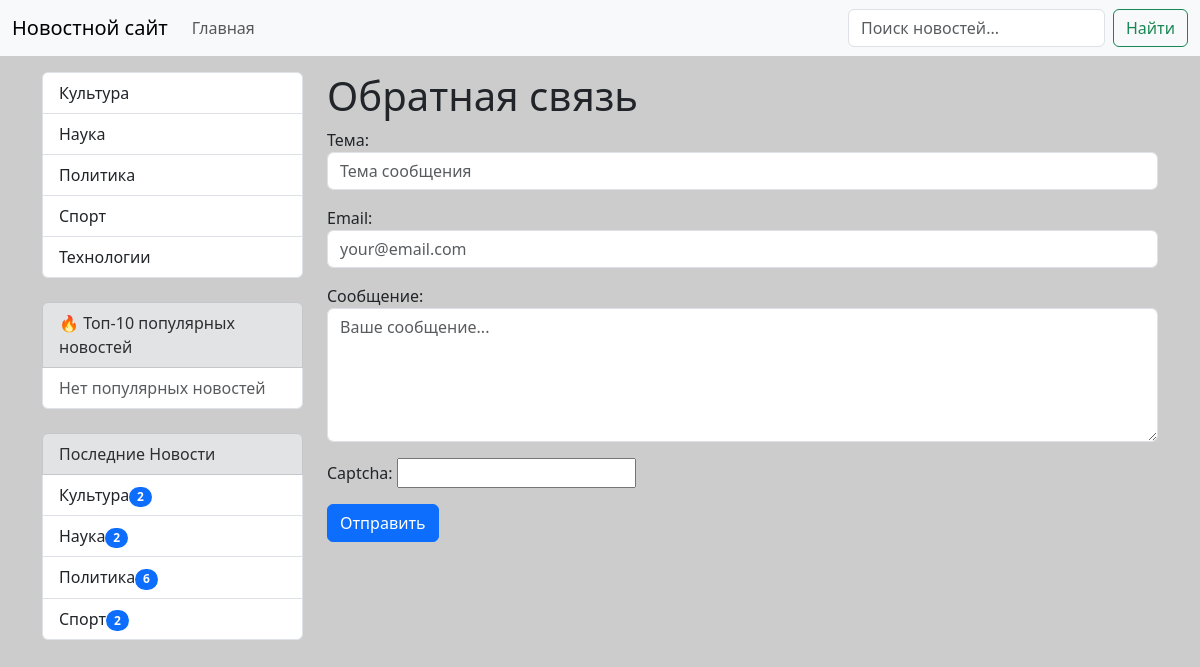
The app's page /news/contact/ with its own data.
### news/models.py (models this page shows, shortened)
class Category(models.Model):
    title = models.CharField(max_length=150, db_index=True, verbose_name='Наименование категории')
    def get_absolute_url(self):
        return reverse('news:category', kwargs={'category_id': self.pk})

### news/views.py (the view)
# urls.py: path('contact/', contact, name='contact'),
def contact(request):
    if request.method == 'POST':
        form = ContactForm(request.POST)
        if form.is_valid():
            subject = form.cleaned_data['subject']
            email = form.cleaned_data['email']
            message = form.cleaned_data['content']
            try:
                send_mail(
                    subject=f'Обратная связь: {subject}',
                    message=f'От: {email}\n\n{message}',
                    from_email=settings.DEFAULT_FROM_EMAIL,
                    recipient_list=[settings.CONTACT_EMAIL],
                    fail_silently=False,
                )
                messages.success(request, 'Ваше сообщение отправлено!')
                return redirect('news:contact')
            except Exception as e:
                messages.error(request, f'Ошибка отправки: {e}')
        else:
            messages.error(request, 'Пожалуйста, исправьте ошибки в форме')
    else:
        form = ContactForm()
    return render(request, 'news/contact.html', {'form': form})

### news/forms.py
class ContactForm(forms.Form):
    subject = forms.CharField(
        label='Тема',
        max_length=100,
        widget=forms.TextInput(attrs={"class": "form-control", "placeholder": "Тема сообщения"})
    )
    email = forms.EmailField(
        label='Email',
        widget=forms.EmailInput(attrs={"class": "form-control", "placeholder": "your@email.com"})
    )
    content = forms.CharField(
        label='Сообщение',
        widget=forms.Textarea(attrs={"class": "form-control", "rows": 5, "placeholder": "Ваше сообщение..."})
    )
    captcha = CaptchaField(label='Капча')

### news/templatetags/news_tags.py (called while the page is built)
@register.simple_tag(name='get_list_categories')
def get_categories():
    return Category.objects.all()

@register.inclusion_tag('news/list_categories.html')
def show_categories(arg1='Последние', arg2='Новости'):
    categories = Category.objects.annotate(cnt=Count('get_news')).filter(cnt__gt=0)
    return {'categories': categories, 'arg1': arg1, 'arg2': arg2}

### news/templates/news/contact.html (shortened to what this page needs)
{% extends 'base.html' %}
{% block sidebar %}
{% include 'inc/_sidebar.html' %}
{% endblock %}
{% block content %}
<h1>Обратная связь</h1>
<form method="post">
    {% for field in form %}
    <div class="mb-3">
        {{ field.label_tag }}
        {{ field }}
    </div>
    {% endfor %}
    <button type="submit" class="btn btn-primary">Отправить</button>
</form>
{% endblock %}

### templates/inc/_sidebar.html
{% load news_tags %}
<div class="list-group">
    {% get_list_categories as categories %}
    {% for item in categories %}
        <a href="{% url 'news:category' item.pk %}"
           class="list-group-item list-group-item-action">
           {{ item.title }}
        </a>
    {% endfor %}
</div>
<br>
<div class="list-group">
    <div class="list-group-item list-group-item-secondary">
        🔥 Топ-10 популярных новостей
    </div>
    {% for news in popular_news %}
        <a href="{{ news.get_absolute_url }}"
           class="list-group-item list-group-item-action d-flex justify-content-between align-items-center">
            {{ news.title }}
            <span class="badge bg-primary rounded-pill">{{ news.views }}</span>
        </a>
    {% empty %}
        <div class="list-group-item text-muted">
            Нет популярных новостей
        </div>
    {% endfor %}
</div>
<br>
{% show_categories %}

### news/templates/news/list_categories.html
<div class="list-group">
    <div class="list-group-item list-group-item-secondary">{{ arg1 }} {{ arg2 }}</div>
    {% for item in categories %}
        <a href="{{ item.get_absolute_url }}" class="list-group-item list-group-item-action">{{ item.title }}<span class = "badge bg-primary rounded-pill">{{item.cnt}}</span></a>
    {% endfor %}
</div>

### MySite/static/css/style.css (style rules this page uses)
body { background-color: #ccc; }

### records on screen
Category: title "Культура", cnt "2"
Category: title "Наука", cnt "2"
Category: title "Политика", cnt "6"
Category: title "Спорт", cnt "2"
Category: title "Технологии"

### other values on screen
{{ arg1 }} "Последние"
{{ arg2 }} "Новости"
{{ field.label_tag }} "Тема:" "Email:" "Сообщение:" "Captcha:"
